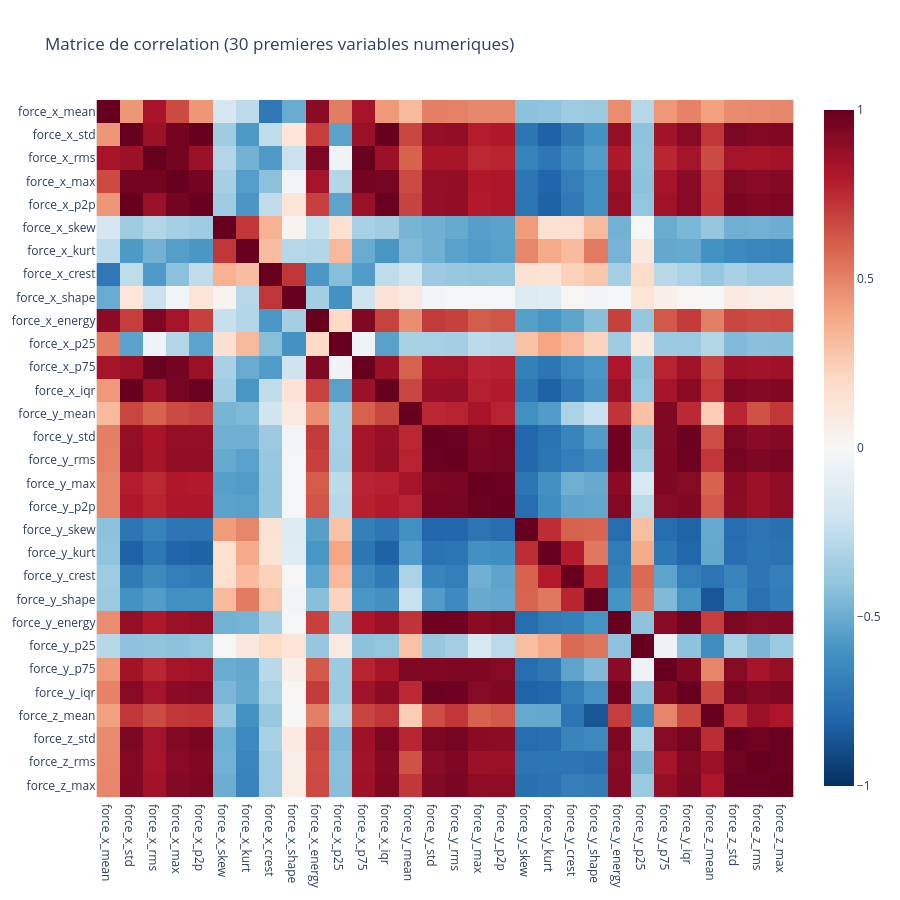

Notebook source saved alongside this figure:
### Code cell
# Correlation entre variables numeriques
corr_cols = num_cols[:30]  # Limite pour garder un graphique lisible
if len(corr_cols) < 2:
    print('Pas assez de colonnes numeriques pour une matrice de correlation.')
else:
    corr = df[corr_cols].corr(numeric_only=True)
    fig_corr = px.imshow(
        corr,
        text_auto=False,
        color_continuous_scale='RdBu_r',
        zmin=-1,
        zmax=1,
        title='Matrice de correlation (30 premieres variables numeriques)'
    )
    fig_corr.update_layout(height=900, width=900)
    fig_corr.show()

### Figure 1 — Plotly figure (JSON) as saved in the notebook; plotly's stock layout.template omitted (floating-point values rounded to 4 significant figures; data arrays with more than 128 entries replaced by an {"elided": "..."} marker saying what was removed)
{"data": [{"coloraxis": "coloraxis", "hovertemplate": "x: %{x}<br>y: %{y}<br>color: %{z}<extra></extra>", "name": "0", "type": "heatmap", "x": ["force_x_mean", "force_x_std", "force_x_rms", "force_x_max", "force_x_p2p", "force_x_skew", "force_x_kurt", "force_x_crest", "force_x_shape", "force_x_energy", "force_x_p25", "force_x_p75", "force_x_iqr", "force_y_mean", "force_y_std", "force_y_rms", "force_y_max", "force_y_p2p", "force_y_skew", "force_y_kurt", "force_y_crest", "force_y_shape", "force_y_energy", "force_y_p25", "force_y_p75", "force_y_iqr", "force_z_mean", "force_z_std", "force_z_rms", "force_z_max"], "xaxis": "x", "y": ["force_x_mean", "force_x_std", "force_x_rms", "force_x_max", "force_x_p2p", "force_x_skew", "force_x_kurt", "force_x_crest", "force_x_shape", "force_x_energy", "force_x_p25", "force_x_p75", "force_x_iqr", "force_y_mean", "force_y_std", "force_y_rms", "force_y_max", "force_y_p2p", "force_y_skew", "force_y_kurt", "force_y_crest", "force_y_shape", "force_y_energy", "force_y_p25", "force_y_p75", "force_y_iqr", "force_z_mean", "force_z_std", "force_z_rms", "force_z_max"], "yaxis": "y", "z": {"elided": "30x30 float values"}}], "layout": {"coloraxis": {"cmax": 1, "cmin": -1, "colorscale": [[0, "rgb(5,48,97)"], [0.1, "rgb(33,102,172)"], [0.2, "rgb(67,147,195)"], [0.3, "rgb(146,197,222)"], [0.4, "rgb(209,229,240)"], [0.5, "rgb(247,247,247)"], [0.6, "rgb(253,219,199)"], [0.7, "rgb(244,165,130)"], [0.8, "rgb(214,96,77)"], [0.9, "rgb(178,24,43)"], [1, "rgb(103,0,31)"]]}, "height": 900, "title": {"text": "Matrice de correlation (30 premieres variables numeriques)"}, "width": 900, "xaxis": {"anchor": "y", "constrain": "domain", "domain": [0, 1], "scaleanchor": "y"}, "yaxis": {"anchor": "x", "autorange": "reversed", "constrain": "domain", "domain": [0, 1]}}}
